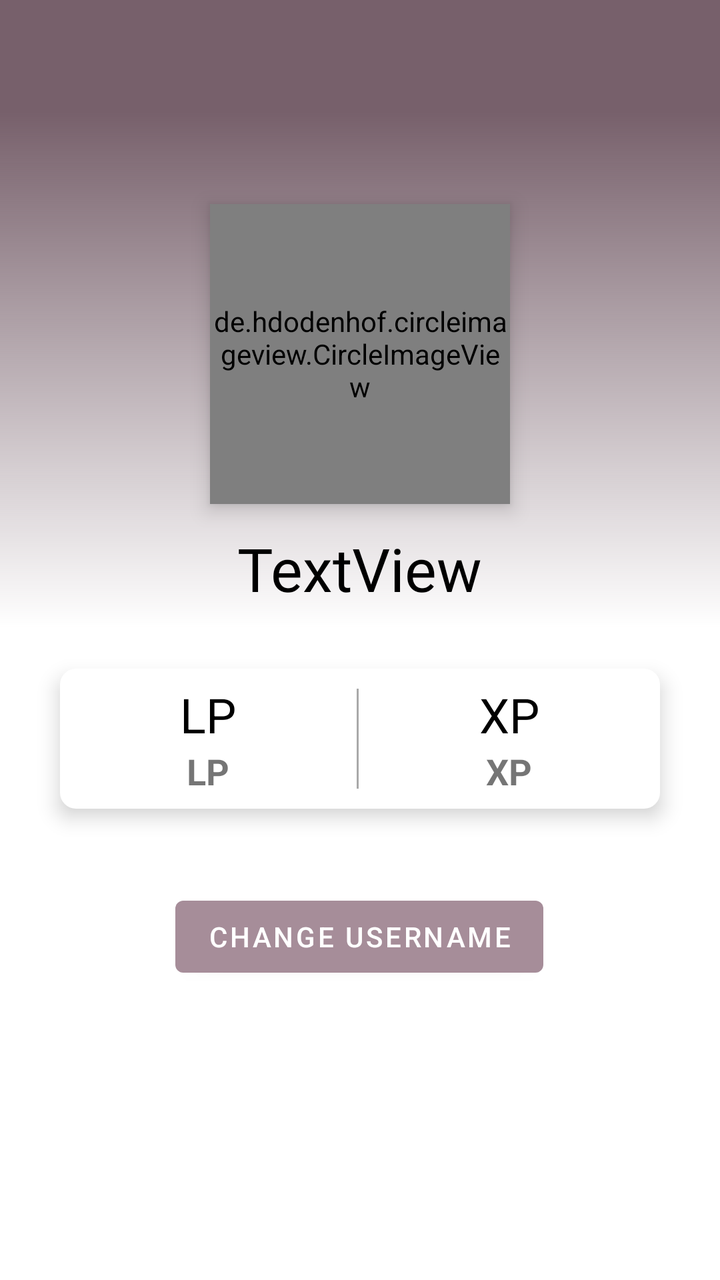
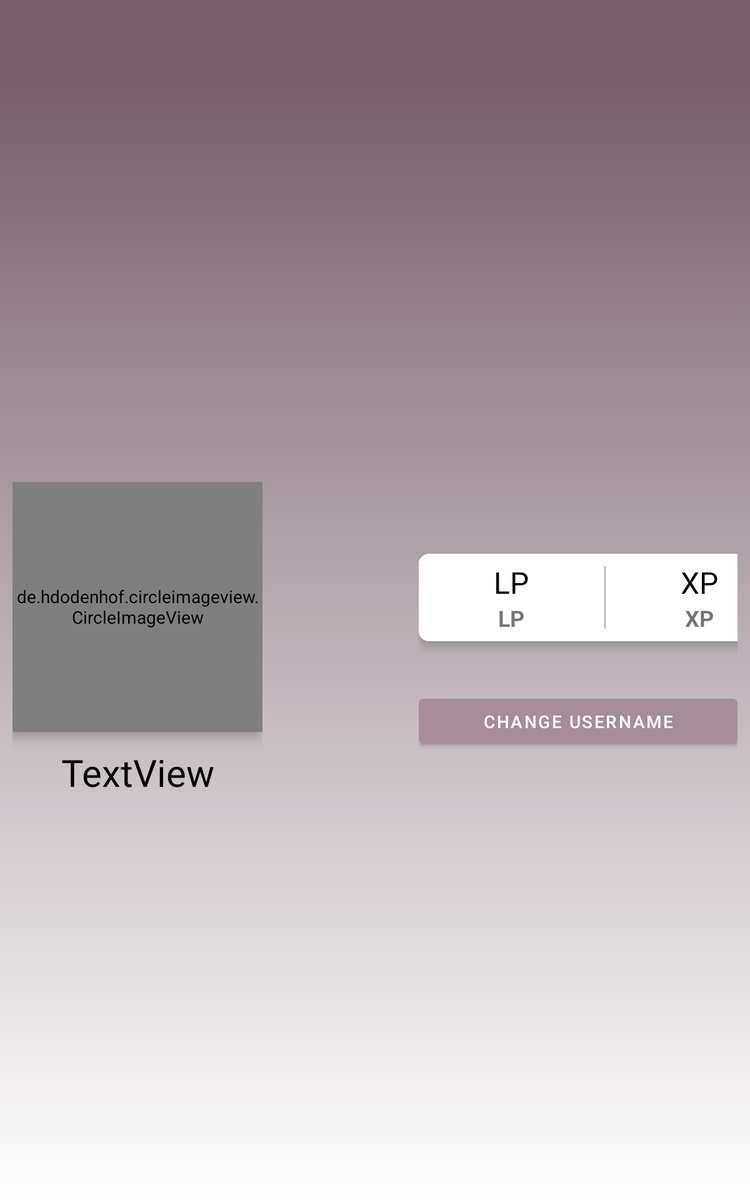

One screen, two layout resources from the same app: the default and the repository's alternative for another configuration. Each is rendered where Android would select it; the XML of both is given below.
<!-- AndroidManifest.xml: application theme AppTheme -->
<!-- res/layout/activity_user_profile.xml -->
<?xml version="1.0" encoding="utf-8"?>
<androidx.constraintlayout.widget.ConstraintLayout xmlns:android="http://schemas.android.com/apk/res/android"
    xmlns:app="http://schemas.android.com/apk/res-auto"
    xmlns:tools="http://schemas.android.com/tools"
    android:layout_width="match_parent"
    android:layout_height="match_parent"
    android:orientation="vertical"
    tools:context=".UserProfile">

    <com.google.android.material.appbar.MaterialToolbar
        android:id="@+id/materialToolbar"
        android:layout_width="match_parent"
        android:layout_height="?attr/actionBarSize"
        app:layout_constraintTop_toTopOf="parent"
        android:background="@color/colorPrimaryDark"
        app:titleTextColor="@android:color/white" />

    <LinearLayout
        android:id="@+id/profile"
        android:layout_width="match_parent"
        android:layout_height="wrap_content"
        android:orientation="vertical"
        app:layout_constraintEnd_toEndOf="parent"
        app:layout_constraintStart_toStartOf="parent"
        tools:layout_editor_absoluteY="57dp"
        app:layout_constraintTop_toBottomOf="@+id/materialToolbar"
        app:layout_constraintBottom_toTopOf="@+id/profile_data"
        android:gravity="center"
        android:background="@drawable/round_rect_shape"
        android:padding="10dp">

        <de.hdodenhof.circleimageview.CircleImageView
            android:id="@+id/profile_image"
            android:layout_width="150dp"
            android:layout_height="150dp"
            android:layout_marginTop="36dp"
            android:elevation="6dp"
            android:src="@drawable/ic_person_outline_black_24dp"
            app:civ_border_color="#00000000"
            app:civ_border_width="2dp" />

        <TextView
            android:id="@+id/profile_username"
            android:layout_width="wrap_content"
            android:layout_height="wrap_content"
            android:layout_marginTop="12dp"
            android:fontFamily="@font/open_sans"
            android:text="TextView"
            android:textColor="@android:color/black"
            android:textSize="30sp" />

    </LinearLayout>

    <LinearLayout
        android:id="@+id/profile_data"
        android:layout_width="300dp"
        android:layout_height="70dp"
        android:layout_centerHorizontal="true"
        android:layout_marginTop="20dp"
        android:background="@drawable/rounded_button_overlay"
        android:elevation="6dp"
        android:orientation="horizontal"
        app:layout_constraintEnd_toEndOf="parent"
        app:layout_constraintStart_toStartOf="parent"
        app:layout_constraintTop_toBottomOf="@+id/profile">

        <LinearLayout
            android:layout_width="wrap_content"
            android:layout_height="match_parent"
            android:layout_weight="1"
            android:gravity="center"
            android:orientation="vertical">

            <TextView
                android:id="@+id/profile_lp"
                android:layout_width="wrap_content"
                android:layout_height="wrap_content"
                android:gravity="center"
                android:text="LP"
                android:textColor="@android:color/black"
                android:textSize="24sp" />

            <TextView
                android:layout_width="wrap_content"
                android:layout_height="wrap_content"
                android:text="LP"
                android:textSize="18sp"
                android:textStyle="bold" />

        </LinearLayout>

        <View
            android:layout_width="1dp"
            android:layout_height="50dp"
            android:background="#A9A9A9"
            android:layout_gravity="center"/>

        <LinearLayout
            android:layout_width="wrap_content"
            android:layout_height="match_parent"
            android:layout_weight="1"
            android:gravity="center"
            android:orientation="vertical">

            <TextView
                android:id="@+id/profile_xp"
                android:layout_width="wrap_content"
                android:layout_height="wrap_content"
                android:gravity="center"
                android:text="XP"
                android:textColor="@android:color/black"
                android:textSize="24sp" />

            <TextView
                android:layout_width="wrap_content"
                android:layout_height="wrap_content"
                android:text="XP"
                android:textSize="18sp"
                android:textStyle="bold" />
        </LinearLayout>

    </LinearLayout>

    <com.google.android.material.button.MaterialButton
        android:id="@+id/profile_change_username"
        android:layout_width="wrap_content"
        android:layout_height="wrap_content"
        android:layout_marginTop="40dp"
        android:elevation="6dp"
        app:layout_constraintEnd_toEndOf="parent"
        app:layout_constraintHorizontal_bias="0.498"
        app:layout_constraintStart_toStartOf="parent"
        app:layout_constraintTop_toBottomOf="@+id/profile_data"
        android:text="Change username">

    </com.google.android.material.button.MaterialButton>

</androidx.constraintlayout.widget.ConstraintLayout>
<!-- resources referenced by this layout -->
<resources>
  <color name="colorPrimaryDark">#77606b</color>
  <!-- drawable round_rect_shape (drawable) -->
  <shape xmlns:android="http://schemas.android.com/apk/res/android"
      android:shape="rectangle" >
  
      <solid android:color="#FFFFFF" />
      <gradient
          android:type="linear"
          android:startColor="@color/colorPrimaryDark"
          android:endColor="#00FFFFFF"
          android:gradientRadius="150dp"
          android:angle="270"
          />
  
  </shape>
  <!-- drawable rounded_button_overlay (drawable) -->
  <?xml version="1.0" encoding="utf-8"?>
  <shape xmlns:android="http://schemas.android.com/apk/res/android"
      android:shape="rectangle">
      <solid android:color="@android:color/white"/>
      <corners android:topLeftRadius="8dp"
          android:topRightRadius="8dp"
          android:bottomLeftRadius="8dp"
          android:bottomRightRadius="8dp"/>
  
  </shape>
  <style name="AppTheme" parent="Theme.MaterialComponents.Light.NoActionBar">
          
          <item name="colorPrimary">@color/colorPrimary</item>
          <item name="colorPrimaryDark">@color/colorPrimaryDark</item>
          <item name="colorAccent">@color/colorAccent</item>
          <item name="bottomSheetDialogTheme">@style/AppBottomSheetDialogTheme</item>  
      </style>
  <color name="colorPrimary">#A68D99</color>
  <color name="colorAccent">#d8bdca</color>
  <style name="AppBottomSheetDialogTheme" parent="Theme.Design.Light.BottomSheetDialog">
          <item name="bottomSheetStyle">@style/AppModalStyle</item>
      </style>
  <style name="AppModalStyle" parent="Widget.Design.BottomSheet.Modal">
          <item name="android:background">@drawable/rounded_dialog</item>
      </style>
</resources>
<!-- res/layout-sw600dp/activity_user_profile.xml (the repository's variant of the layout above) -->
<!-- drawn on a 7-inch tablet held upright -->
<?xml version="1.0" encoding="utf-8"?>
<androidx.constraintlayout.widget.ConstraintLayout xmlns:android="http://schemas.android.com/apk/res/android"
    xmlns:app="http://schemas.android.com/apk/res-auto"
    xmlns:tools="http://schemas.android.com/tools"
    android:layout_width="match_parent"
    android:layout_height="match_parent"
    android:orientation="vertical"
    tools:context=".UserProfile">

    <com.google.android.material.appbar.MaterialToolbar
        android:id="@+id/materialToolbar"
        android:layout_width="match_parent"
        android:layout_height="?attr/actionBarSize"
        app:layout_constraintTop_toTopOf="parent"
        android:background="@color/colorPrimaryDark"
        app:titleTextColor="@android:color/white" />

    <LinearLayout
        android:id="@+id/profile"
        android:layout_width="match_parent"
        android:layout_height="match_parent"
        android:layout_marginTop="?attr/actionBarSize"
        android:background="@drawable/round_rect_shape"
        android:gravity="center"
        android:orientation="horizontal"
        android:padding="10dp"
        app:layout_constraintEnd_toEndOf="parent"
        app:layout_constraintStart_toStartOf="parent"
        app:layout_constraintTop_toBottomOf="@+id/materialToolbar">

        <LinearLayout
            android:layout_width="wrap_content"
            android:layout_height="wrap_content"
            android:layout_marginRight="125dp"
            android:orientation="vertical">

            <de.hdodenhof.circleimageview.CircleImageView
                android:id="@+id/profile_image"
                android:layout_width="200dp"
                android:layout_height="200dp"
                android:layout_gravity="center"
                android:elevation="6dp"
                android:src="@drawable/ic_person_outline_black_24dp"
                app:civ_border_color="#00000000"
                app:civ_border_width="2dp" />

            <TextView
                android:id="@+id/profile_username"
                android:layout_width="match_parent"
                android:layout_height="wrap_content"
                android:layout_marginTop="12dp"
                android:fontFamily="@font/open_sans"
                android:gravity="center"
                android:text="TextView"
                android:textColor="@android:color/black"
                android:textSize="30sp" />

        </LinearLayout>

        <LinearLayout
            android:layout_width="wrap_content"
            android:layout_height="wrap_content"
            android:orientation="vertical">

            <LinearLayout
                android:id="@+id/profile_data"
                android:layout_width="300dp"
                android:layout_height="70dp"
                android:layout_centerHorizontal="true"
                android:layout_marginTop="20dp"
                android:background="@drawable/rounded_button_overlay"
                android:elevation="6dp"
                android:orientation="horizontal"
                app:layout_constraintEnd_toEndOf="parent">

                <LinearLayout
                    android:layout_width="wrap_content"
                    android:layout_height="match_parent"
                    android:layout_weight="1"
                    android:gravity="center"
                    android:orientation="vertical">

                    <TextView
                        android:id="@+id/profile_lp"
                        android:layout_width="wrap_content"
                        android:layout_height="wrap_content"
                        android:gravity="center"
                        android:text="LP"
                        android:textColor="@android:color/black"
                        android:textSize="24sp" />

                    <TextView
                        android:layout_width="wrap_content"
                        android:layout_height="wrap_content"
                        android:text="LP"
                        android:textSize="18sp"
                        android:textStyle="bold" />

                </LinearLayout>

                <View
                    android:layout_width="1dp"
                    android:layout_height="50dp"
                    android:layout_gravity="center"
                    android:background="#A9A9A9" />

                <LinearLayout
                    android:layout_width="wrap_content"
                    android:layout_height="match_parent"
                    android:layout_weight="1"
                    android:gravity="center"
                    android:orientation="vertical">

                    <TextView
                        android:id="@+id/profile_xp"
                        android:layout_width="wrap_content"
                        android:layout_height="wrap_content"
                        android:gravity="center"
                        android:text="XP"
                        android:textColor="@android:color/black"
                        android:textSize="24sp" />

                    <TextView
                        android:layout_width="wrap_content"
                        android:layout_height="wrap_content"
                        android:text="XP"
                        android:textSize="18sp"
                        android:textStyle="bold" />
                </LinearLayout>

            </LinearLayout>

            <com.google.android.material.button.MaterialButton
                android:id="@+id/profile_change_username"
                android:layout_width="match_parent"
                android:layout_height="wrap_content"
                android:layout_marginTop="40dp"
                android:text="Change username"
                app:layout_constraintEnd_toEndOf="parent"
                app:layout_constraintHorizontal_bias="0.498"
                app:layout_constraintStart_toStartOf="parent"
                android:elevation="6dp">

            </com.google.android.material.button.MaterialButton>

        </LinearLayout>


    </LinearLayout>

</androidx.constraintlayout.widget.ConstraintLayout>
